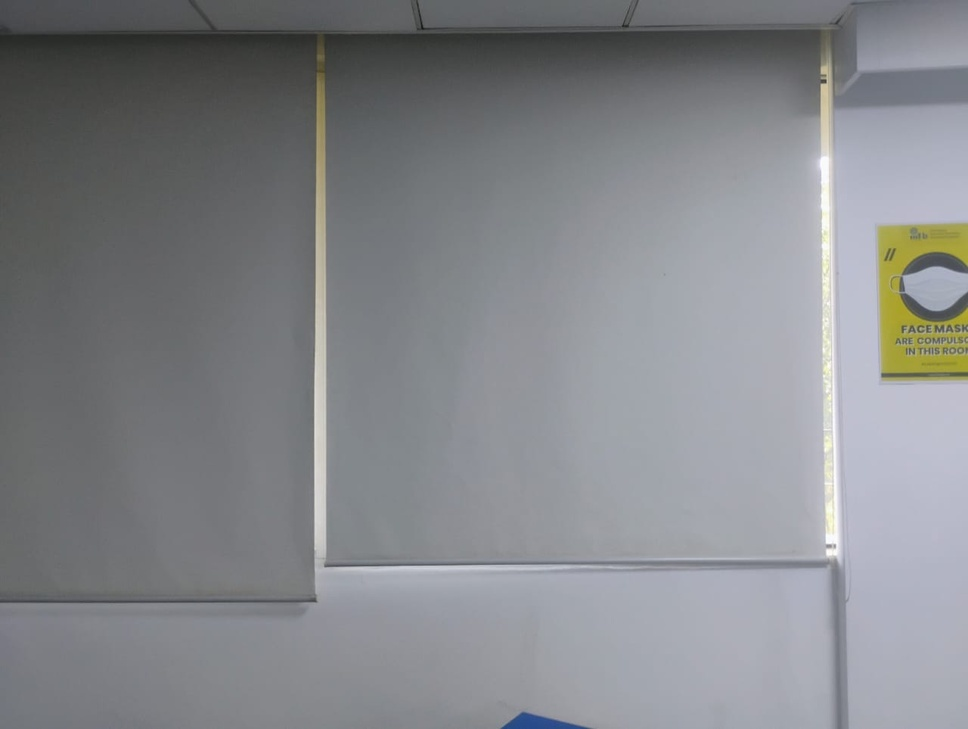
#> input picture images/panroma1.jpeg, 968 x 729 px, shrunk from 1280 x 963 before the run, found by its file name
$ python panroma.py
#> lines starting #> are read from the running program, lines starting #| are printed output that depends on the picture
import cv2
import numpy as np
import matplotlib.pyplot as plt

"""
Extract Key Points
"""

def extract_keypoints(image):
    gray = cv2.cvtColor(image, cv2.COLOR_BGR2GRAY)
    sift = cv2.SIFT_create()
    keypoints, descriptors = sift.detectAndCompute(gray, None)

    if descriptors is None:
        raise ValueError("Feature detection failed.")

    return keypoints, descriptors

"""
Image Stitching
Use the extracted key points to align and stitch images into a panorama
"""

def stitch_image_pair(image1, image2, keypoints1, descriptors1, keypoints2, descriptors2):
    # BruteForce Matcher
    matcher = cv2.BFMatcher(cv2.NORM_L2, crossCheck=True)
    matches = matcher.match(descriptors1, descriptors2)
    matches = sorted(matches, key=lambda m: m.distance)

    best_matches = matches[:50]

    # Matching points
    source_pts = np.float32([keypoints1[m.queryIdx].pt for m in best_matches]).reshape(-1, 1, 2)
    dest_pts = np.float32([keypoints2[m.trainIdx].pt for m in best_matches]).reshape(-1, 1, 2)

    # Homography
    homography_matrix, status = cv2.findHomography(source_pts, dest_pts, cv2.RANSAC, 5.0)
    if homography_matrix is None:
        raise ValueError("Homography Fail.")

    height1, width1 = image1.shape[:2]
    height2, width2 = image2.shape[:2]

    # Corners Transformation
    corners_image1 = np.float32([[0, 0], [0, height1], [width1, height1], [width1, 0]]).reshape(-1, 1, 2)
    transformed_corners = cv2.perspectiveTransform(corners_image1, homography_matrix)

    # Panorama dimensions
    all_corners = np.concatenate((
        transformed_corners,
        np.float32([[0, 0], [0, height2], [width2, height2], [width2, 0]]).reshape(-1, 1, 2)
    ), axis=0)

    [x_min, y_min] = np.int32(all_corners.min(axis=0).ravel() - 0.5)
    [x_max, y_max] = np.int32(all_corners.max(axis=0).ravel() + 0.5)

    # Translation matrix
    translation_offset = [-x_min, -y_min]
    translation_matrix = np.array([
        [1, 0, translation_offset[0]],
        [0, 1, translation_offset[1]],
        [0, 0, 1]
    ], dtype=np.float32)

    # Panorama
    stitched_width = x_max - x_min
    stitched_height = y_max - y_min

    # Perspective transform
    result = cv2.warpPerspective(
        image1,
        translation_matrix.dot(homography_matrix),
        (stitched_width, stitched_height)
    )
    result[
        translation_offset[1]:translation_offset[1]+height2,
        translation_offset[0]:translation_offset[0]+width2
    ] = image2

    return result

def visualize_panorama(panorama):
    plt.figure(figsize=(15, 8))
    plt.imshow(cv2.cvtColor(panorama, cv2.COLOR_BGR2RGB))
    plt.axis('off')
    plt.title('Final Panorama')
    plt.show()

def main():
    images = []
    image_paths = ['panroma1.jpeg', 'panroma2.jpeg', 'panroma3.jpeg']

    for path in image_paths:
        img = cv2.imread(path)
#> img is the input picture: shape (729, 968, 3); mean B, G, R 137.8, 134.2, 132.2
        if img is None:
            raise ValueError(f"Error: Could not read image {path}")
        images.append(img)

    try:
        print("Extracting keypoints...")
        keypoints_list = []
        descriptors_list = []
        for img in images:
            kp, desc = extract_keypoints(img)
            keypoints_list.append(kp)
            descriptors_list.append(desc)
#> this loop made 3 passes
#> pass 2, in extract_keypoints (call 2), `gray = cv2.cvtColor(image, cv2.COLOR_BGR2GRAY)`:
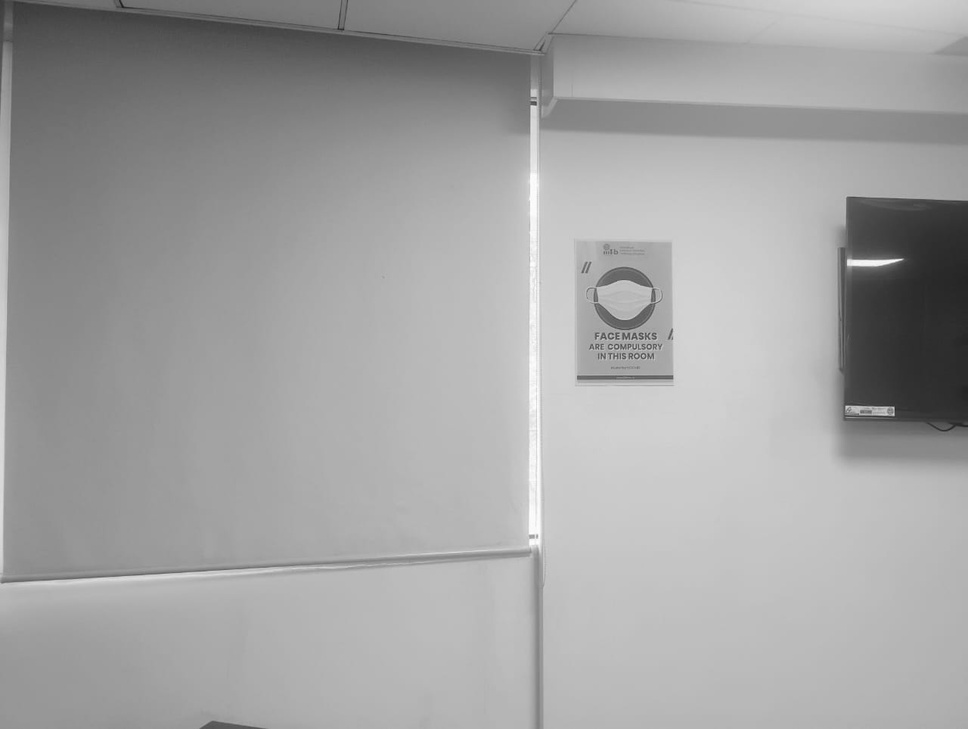
#> gray: shape (729, 968); min 28, max 254, mean 162.5
#> pass 3, in extract_keypoints (call 3), `gray = cv2.cvtColor(image, cv2.COLOR_BGR2GRAY)`:
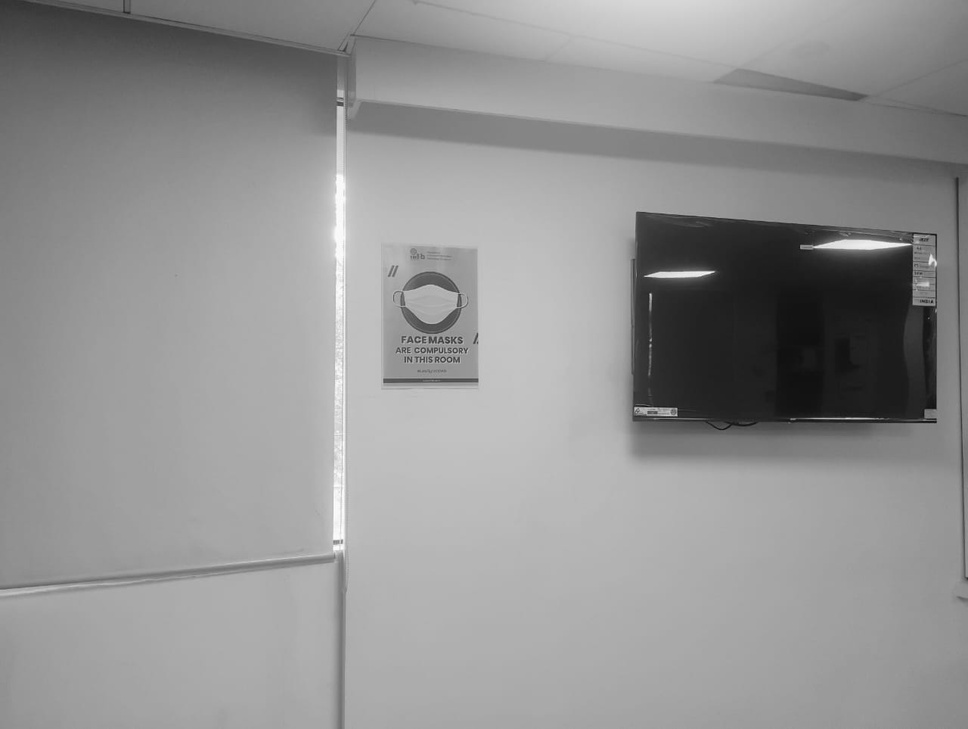
#> gray: shape (729, 968); min 14, max 255, mean 147.2
#> after the loop, descriptors_list = 3 items; keypoints_list = 3 items

        print("Stitching images...")
        panorama = stitch_image_pair(
            images[0], images[1],
            keypoints_list[0], descriptors_list[0],
            keypoints_list[1], descriptors_list[1]
        )
#> in stitch_image_pair, `matches = matcher.match(descriptors1, descriptors2)`: matches = 56 matches
#> in stitch_image_pair, `best_matches = matches[:50]`: best_matches = 50 matches
#> in stitch_image_pair, `source_pts = np.float32([keypoints1[m.queryIdx].pt for m in best_match..`: source_pts = 50 rows, first 8: [826, 223.3], [826, 223.3], [826.4, 246.4], [901.7, 287.2], [930, 253.6], [916.5, 320.6], [956.4, 299], [949, 325.9]
#> in stitch_image_pair, `dest_pts = np.float32([keypoints2[m.trainIdx].pt for m in best_matches..`: dest_pts = 50 rows, first 8: [533.7, 247], [533.7, 247], [533.4, 233.1], [595.5, 297.8], [207.7, 724.5], [607.6, 328.6], [204.6, 723.5], [634.4, 333.7]
#> in stitch_image_pair, `homography_matrix, status = cv2.findHomography(source_pts, dest_pts, c..`: homography_matrix = [[1.47, 0.0117, -474.1], [0.161, 1.32, -96.86], [0.000467, 3.91e-05, 1]]; status = 50 values, max 1 at index 3, min 0 at index 0, mean 0.7
#> in stitch_image_pair, `transformed_corners = cv2.perspectiveTransform(corners_image1, homogra..`: transformed_corners = [[-474.1, -96.86], [-452.7, 838.7], [645.6, 688.3], [652.4, 40.85]]
#> in stitch_image_pair, `all_corners = np.concatenate(( transformed_corners, np.float32([[0, 0]..`: all_corners = [[-474.1, -96.86], [-452.7, 838.7], [645.6, 688.3], [652.4, 40.85], [0, 0], [0, 729], [968, 729], [968, 0]]
#> in stitch_image_pair, `[x_min, y_min] = np.int32(all_corners.min(axis=0).ravel() - 0.5)`: x_min = -474; y_min = -97
#> in stitch_image_pair, `[x_max, y_max] = np.int32(all_corners.max(axis=0).ravel() + 0.5)`: x_max = 968; y_max = 839
#> in stitch_image_pair, `translation_offset = [-x_min, -y_min]`: translation_offset = [474, 97]
#> in stitch_image_pair, `translation_matrix = np.array([ [1, 0, translation_offset[0]], [0, 1, ..`: translation_matrix = [[1, 0, 474], [0, 1, 97], [0, 0, 1]]
#> in stitch_image_pair, `stitched_width = x_max - x_min`: stitched_width = 1442
#> in stitch_image_pair, `stitched_height = y_max - y_min`: stitched_height = 936
#> in stitch_image_pair, `result = cv2.warpPerspective( image1, translation_matrix.dot(homograph..`:
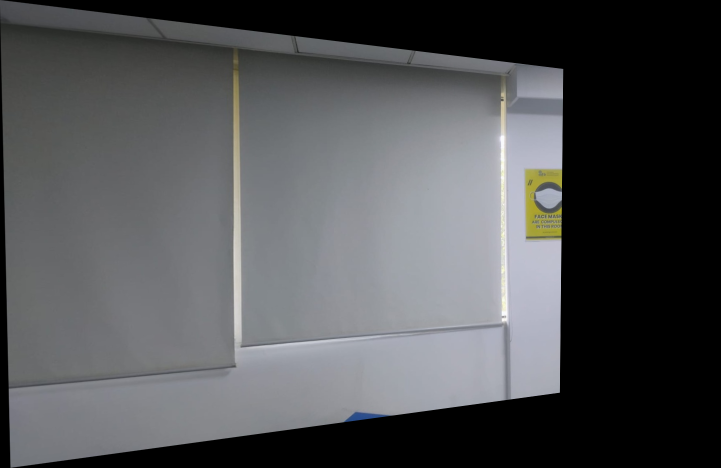
#> result: shape (936, 1442, 3) (shown at 1/2 size); mean B, G, R 84.4, 82.3, 81.1
#> in stitch_image_pair, `result[ translation_offset[1]:translation_offset[1]+height2, translati..`:
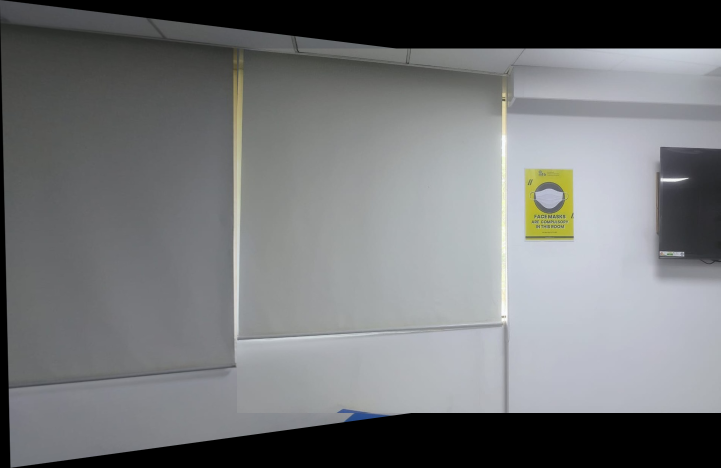
#> result: shape (936, 1442, 3) (shown at 1/2 size); mean B, G, R 119.5, 117.8, 115.9

        # Stitching Result with third image
        panorama_kp, panorama_desc = extract_keypoints(panorama)
#> in extract_keypoints (call 4), `keypoints, descriptors = sift.detectAndCompute(gray, None)`: keypoints = 175 keypoints; strongest (x, y, size): (1326, 360, 6.6), (1367, 511, 1.9), (1321, 504, 2), (1358, 508, 8)
#> panorama_kp has the same summary as keypoints in extract_keypoints

        final_panorama = stitch_image_pair(
            panorama, images[2],
            panorama_kp, panorama_desc,
            keypoints_list[2], descriptors_list[2]
        )
#> in stitch_image_pair (call 2), `matches = matcher.match(descriptors1, descriptors2)`: matches = 87 matches
#> in stitch_image_pair (call 2), `source_pts = np.float32([keypoints1[m.queryIdx].pt for m in best_match..`: source_pts = 50 rows, first 8: [1144.8, 474.2], [1144.8, 474.2], [1113.9, 375.4], [1069.5, 394.8], [1069.5, 394.8], [1105.4, 428.3], [1076.3, 387.6], [1100, 428.9]
#> in stitch_image_pair (call 2), `dest_pts = np.float32([keypoints2[m.trainIdx].pt for m in best_matches..`: dest_pts = 50 rows, first 8: [476, 380.2], [476, 380.2], [446.6, 283.5], [402.4, 301.8], [402.4, 301.8], [438.1, 335.4], [409.3, 294.7], [432.7, 335.7]
#> in stitch_image_pair (call 2), `homography_matrix, status = cv2.findHomography(source_pts, dest_pts, c..`: homography_matrix = [[1.66, -0.0055, -1176.6], [0.166, 1.46, -309.7], [0.000441, -2.8e-06, 1]]; status = 50 values, max 1 at index 0, min 0 at index 15, mean 0.84
#> in stitch_image_pair (call 2), `transformed_corners = cv2.perspectiveTransform(corners_image1, homogra..`: transformed_corners = [[-1176.6, -309.7], [-1184.9, 1059.7], [737.9, 793.3], [739.8, -43.4]]
#> in stitch_image_pair (call 2), `all_corners = np.concatenate(( transformed_corners, np.float32([[0, 0]..`: all_corners = [[-1176.6, -309.7], [-1184.9, 1059.7], [737.9, 793.3], [739.8, -43.4], [0, 0], [0, 729], [968, 729], [968, 0]]
#> in stitch_image_pair (call 2), `[x_min, y_min] = np.int32(all_corners.min(axis=0).ravel() - 0.5)`: x_min = -1185; y_min = -310
#> in stitch_image_pair (call 2), `[x_max, y_max] = np.int32(all_corners.max(axis=0).ravel() + 0.5)`: y_max = 1060
#> in stitch_image_pair (call 2), `translation_offset = [-x_min, -y_min]`: translation_offset = [1185, 310]
#> in stitch_image_pair (call 2), `translation_matrix = np.array([ [1, 0, translation_offset[0]], [0, 1, ..`: translation_matrix = [[1, 0, 1185], [0, 1, 310], [0, 0, 1]]
#> in stitch_image_pair (call 2), `stitched_width = x_max - x_min`: stitched_width = 2153
#> in stitch_image_pair (call 2), `stitched_height = y_max - y_min`: stitched_height = 1370
#> in stitch_image_pair (call 2), `result = cv2.warpPerspective( image1, translation_matrix.dot(homograph..`:
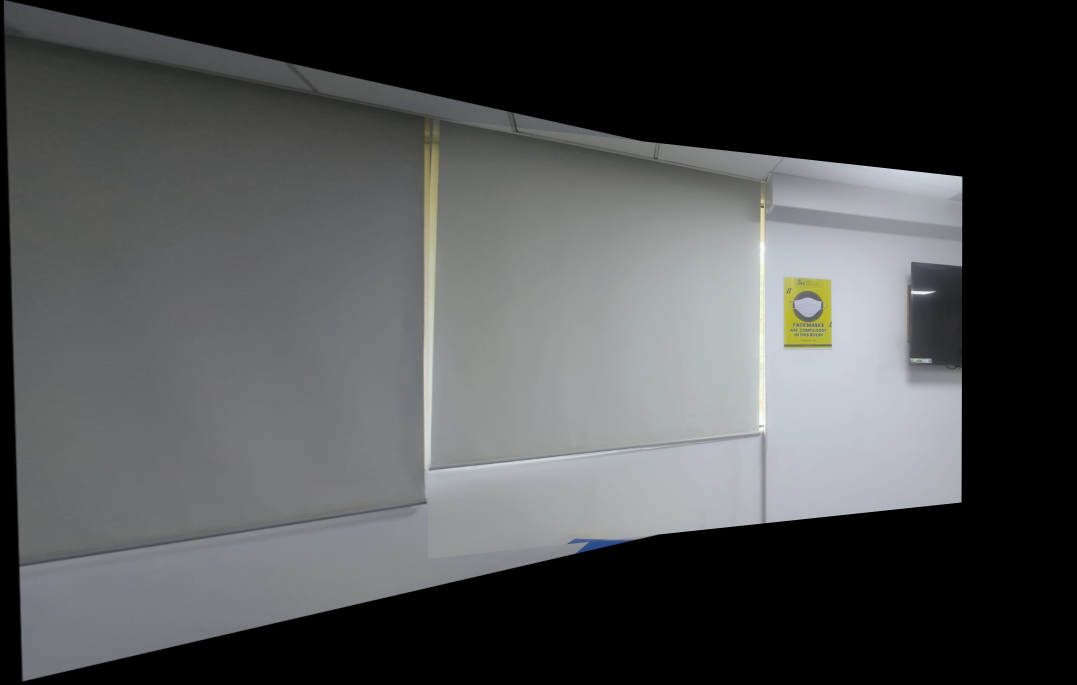
#> result: shape (1370, 2153, 3) (shown at 1/2 size); mean B, G, R 80.4, 79.5, 78.3
#> in stitch_image_pair (call 2), `result[ translation_offset[1]:translation_offset[1]+height2, translati..`:
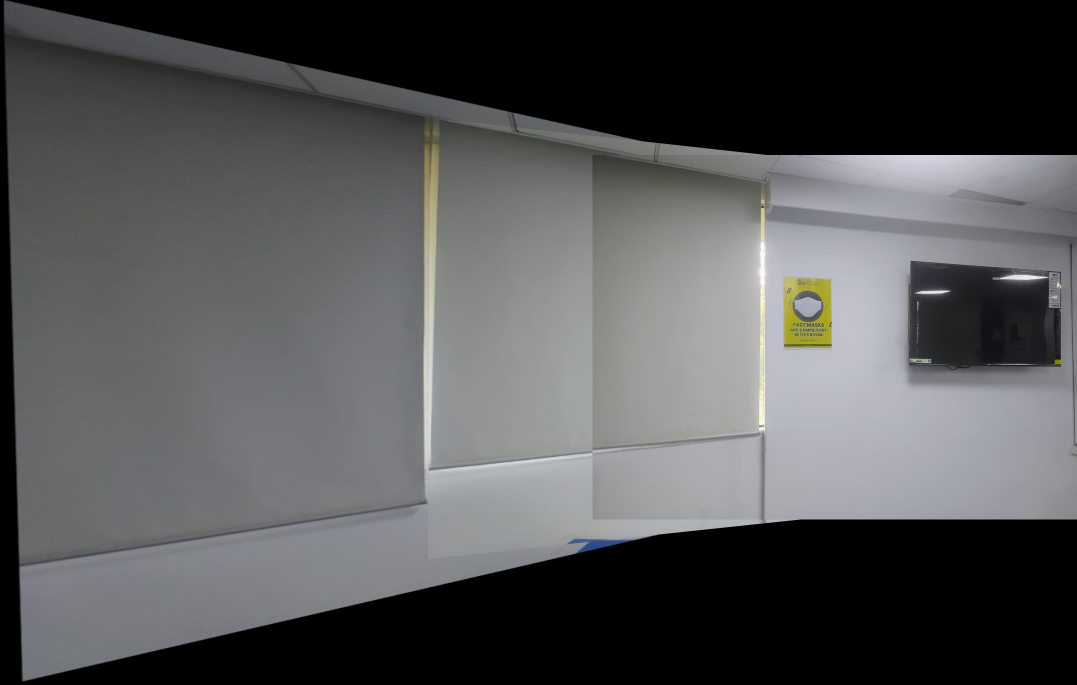
#> result: shape (1370, 2153, 3) (shown at 1/2 size); mean B, G, R 85.3, 84.3, 83.5

        cv2.imwrite('stitched_result.jpg', final_panorama)
        print("Panorama saved as 'stitched_result.jpg'")

        visualize_panorama(final_panorama)

    except Exception as e:
        print(f"Error during panorama creation: {str(e)}")

if __name__ == "__main__":
    main()
